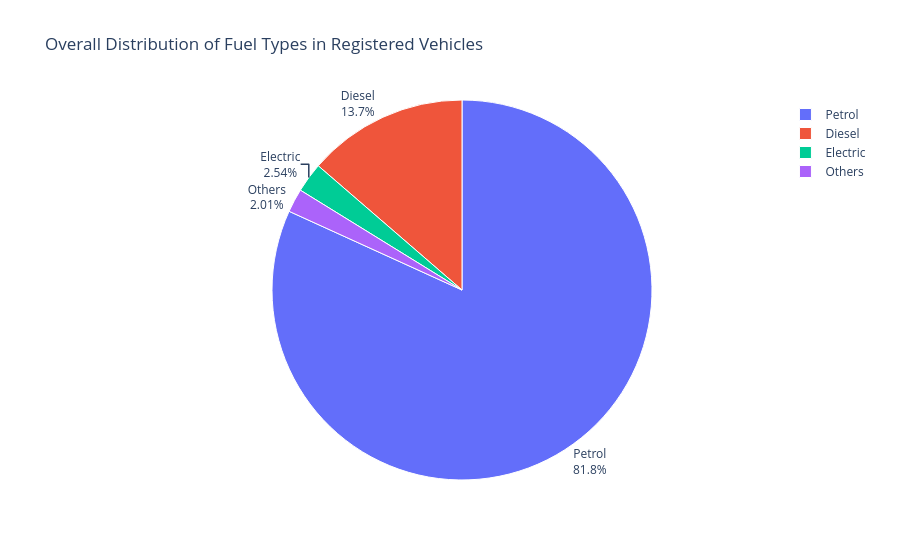

Notebook source saved alongside this figure:
### Code cell
fig = px.pie(overall_fuel_distribution, values = 'count', names = 'fuel_type',
            title = 'Overall Distribution of Fuel Types in Registered Vehicles')

fig.update_traces(textposition = 'outside', 
                  textinfo='percent+label',
                  marker = dict(line = dict(color = '#FFFFFF', width = 1)),
                  textfont_size = 12)
fig.show()

### Figure 1 — Plotly figure (JSON) as saved in the notebook; plotly's stock layout.template omitted (floating-point values rounded to 4 significant figures)
{"data": [{"domain": {"x": [0, 1], "y": [0, 1]}, "hovertemplate": "fuel_type=%{label}<br>count=%{value}<extra></extra>", "labels": ["Petrol", "Diesel", "Electric", "Others"], "legendgroup": "", "marker": {"line": {"color": "#FFFFFF", "width": 1}}, "name": "", "showlegend": true, "textfont": {"size": 12}, "textinfo": "percent+label", "textposition": "outside", "type": "pie", "values": [7674308, 1281519, 238021, 188172]}], "layout": {"legend": {"tracegroupgap": 0}, "title": {"text": "Overall Distribution of Fuel Types in Registered Vehicles"}}}
